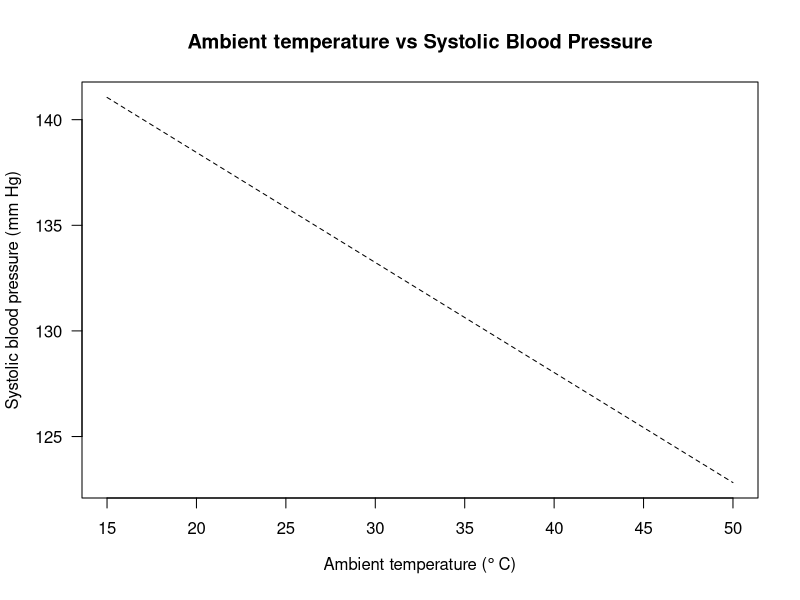

The R script that drew this image:
## ---- chunk 1
knitr::opts_chunk$set(echo = TRUE)
## ---- chunk 2
beta <- c(100.812, 0.332, 0.411, -3.003, -0.362, -0.521)
se_beta <- c(13.096, 0.062, 0.090, 1.758, 2.732, 0.262)
p_val <- format(pt(beta / se_beta, 568, lower.tail=FALSE), scientific=TRUE) 
row_names <- c("Constant", "Age (in years)", "Waist circumference (cm)", 
               paste0("Alcohol ", "(yes: 1;no: 0)"), "Smoking (yes: 1;no: 0)", "Ambient temperature $(^{\\circ} C)$")
col_names <- c("$\\hat{\\beta_i}$", "$se(\\hat{\\beta_i})$", "$p_{val}$")
data <- matrix(c(beta, se_beta, p_val), ncol = 3)
df <- data.frame(data, row.names=row_names)
colnames(df) <- col_names
## ---- chunk 3
knitr::kable(df, escape=FALSE, scientific=TRUE)
## ---- chunk 4
x_0 <- c(1, 30, 100, 1, 0)
intercept_c <- sum(x_0 * beta[1:5])
eq_c = function(x){intercept_c + beta[6] * x}
curve(eq_c, 15, 50, type = 'l', lty = 2, xlab = bquote('Ambient temperature (' *degree ~ 'C)'),
       ylab = 'Systolic blood pressure (mm Hg)', 
      main=paste0("Ambient " , "temperature vs Systolic Blood Pressure"), las=1)
## ---- chunk 5
lower <- beta[6] - qt(.975, 568) * se_beta[6]
upper <- beta[6] + qt(.975, 568) * se_beta[6]
## ---- chunk 6
intercept_e <- sum(c(1, 45, 100, 1, 0) * beta[1:5])
eq_e <- function(x){intercept_e + beta[6] * x}
print(intercept_e)
